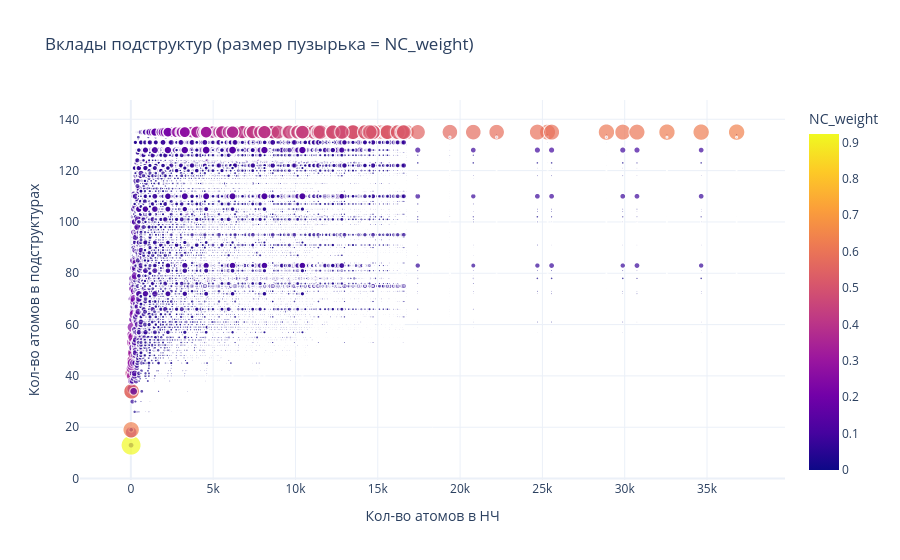

Notebook code for this chart:
### Markdown cell above
## Посмотрим на зависимость составов НЧ в контексте размеров, кол-ва атомов, и близости к поверхности входящих в ее состав НК.

### Code cell
fig = px.scatter(pivot_df, 
                 x="NP_N_atoms", 
                 y="NC_N_atoms", 
                 size="NC_weight", 
                 color="NC_weight",
                 hover_data=['NP_N_atoms', 'NC_N_atoms', 'NC_weight'],
                 title="Вклады подструктур (размер пузырька = NC_weight)",
                 labels={'NP_N_atoms': 'Кол-во атомов в НЧ', 'NC_N_atoms': 'Кол-во атомов в подструктурах'},
                 template='plotly_white')

fig.write_image("../images/NP_compositions_by_NC_N_atoms.png", scale=2)

fig.show()

### Figure 1 — Plotly figure (JSON) as saved in the notebook; plotly's stock layout.template omitted (floating-point values rounded to 4 significant figures; data arrays with more than 128 entries replaced by an {"elided": "..."} marker saying what was removed)
{"data": [{"customdata": {"elided": "33456x1 float values"}, "hovertemplate": "Кол-во атомов в НЧ=%{x}<br>Кол-во атомов в подструктурах=%{y}<br>NC_weight=%{marker.color}<extra></extra>", "legendgroup": "", "marker": {"color": {"elided": "33456 float values"}, "coloraxis": "coloraxis", "size": {"elided": "33456 float values"}, "sizemode": "area", "sizeref": 0.002308, "symbol": "circle"}, "mode": "markers", "name": "", "showlegend": false, "type": "scattergl", "x": {"elided": "33456 int values"}, "xaxis": "x", "y": {"elided": "33456 int values"}, "yaxis": "y"}], "layout": {"coloraxis": {"colorbar": {"title": {"text": "NC_weight"}}, "colorscale": [[0, "#0d0887"], [0.1111, "#46039f"], [0.2222, "#7201a8"], [0.3333, "#9c179e"], [0.4444, "#bd3786"], [0.5556, "#d8576b"], [0.6667, "#ed7953"], [0.7778, "#fb9f3a"], [0.8889, "#fdca26"], [1, "#f0f921"]]}, "legend": {"itemsizing": "constant", "tracegroupgap": 0}, "title": {"text": "Вклады подструктур (размер пузырька = NC_weight)"}, "xaxis": {"anchor": "y", "domain": [0, 1], "title": {"text": "Кол-во атомов в НЧ"}}, "yaxis": {"anchor": "x", "domain": [0, 1], "title": {"text": "Кол-во атомов в подструктурах"}}}}
